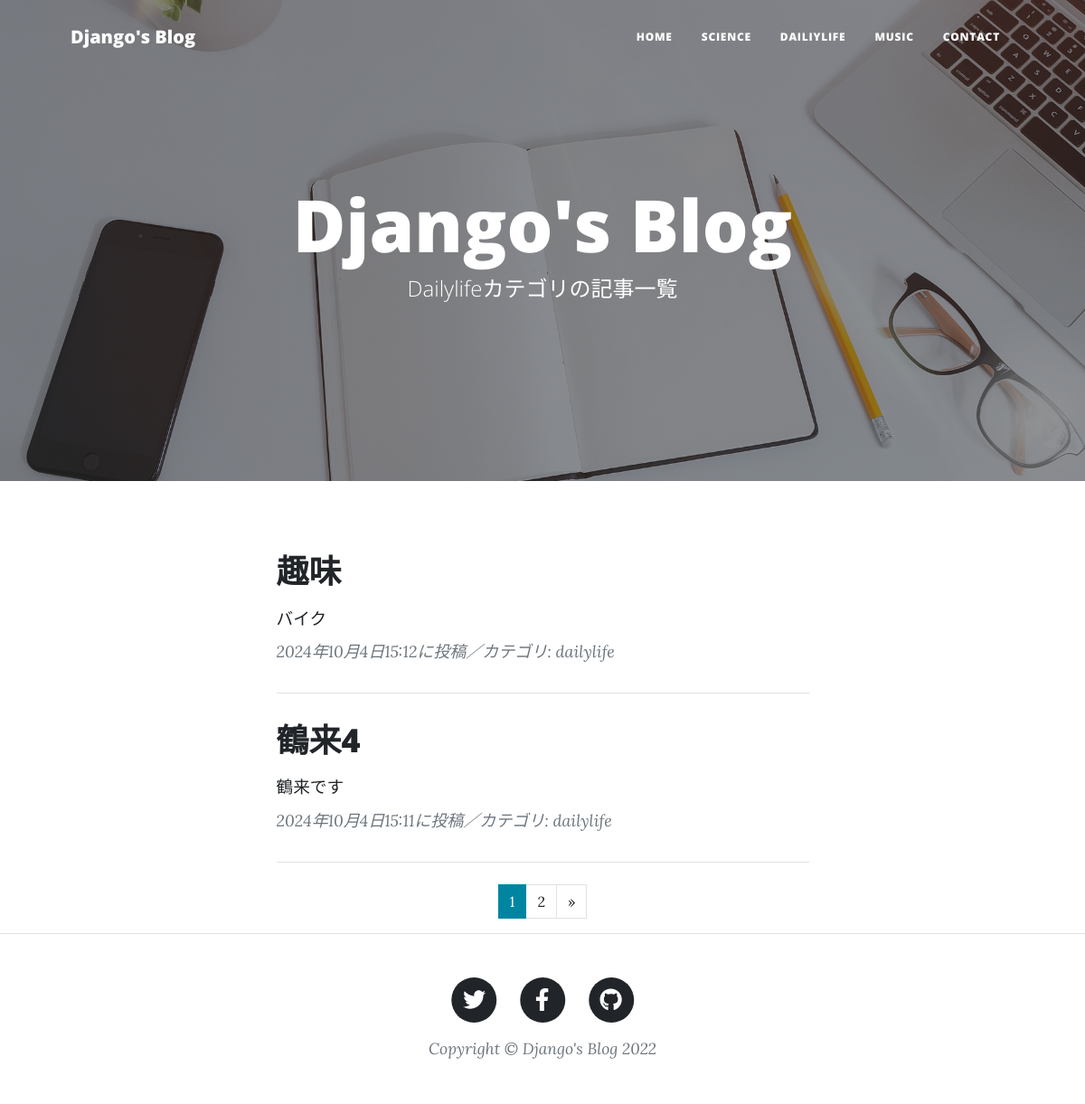
/dailylife-list/, run on the app's committed database.
### blogapp/models.py (models this page shows, shortened)
class BlogPost(models.Model):
    CATEGORY = (('science','科学のこと'),
                ('dailylife','日常のこと'),
                ('music','音楽のこと'))
    title = models.CharField(
        verbose_name='タイトル',
        max_length=200
    )
    content = models.TextField(
        verbose_name='本文'
    )
    posted_at = models.DateTimeField(
        verbose_name='投稿日時',
        auto_now_add=True
    )
    category = models.CharField(
        verbose_name='カテゴリ',
        max_length=50,
        choices=CATEGORY
    )

### blogapp/views.py (the view)
class DailylifeView(ListView):
    template_name ='dailylife_list.html'
    model = BlogPost
    context_object_name = 'dailylife_records'
    queryset = BlogPost.objects.filter(
        category='dailylife').order_by('-posted_at')
    paginate_by = 2

### blogapp/templates/dailylife_list.html (shortened to what this page needs)
{% extends 'base.html' %}
{% load static %}
{% block header %}
<header class="masthead" style="background-image: url({% static 'assets/img/home-bg.jpg' %})">
    <div class="container position-relative px-4 px-lg-5">
       <div class="row gx-4 gx-lg-5 justify-content-center">
          <div class="col-md-10 col-lg-8 col-xl-7">
             <div class="site-heading">
                    <h1>Django's Blog</h1>
                    <span class="subheading">
                        Dailylifeカテゴリの記事一覧</span>
                </div>
            </div>
        </div>
    </div>
</header>
{% endblock %}
         {% block contents %}
        <div class="container px-4 px-lg-5">
            <div class="row gx-4 gx-lg-5 justify-content-center">
                <div class="col-md-10 col-lg-8 col-xl-7">
                    {% for record in dailylife_records %}
                    <div class="post-preview">
                        <a href="{% url 'blogapp:blog_detail' record.pk %}">
                            <h2 class="post-title">
                                {{record.title}}</h2>
                            <h3 class="post-subtitle">
                                <span style="font-size : 14pt">
                                    {{record.content|truncatechars:50}}
                                </span>
                            </h3>
                        </a>
                        <p class="post-meta">
                            {{record.posted_at}}に投稿／カテゴリ:
                            {{record.category}}</p>
                    </div>
                    <hr class="my-4" />
                    {% endfor %}
                    {% include 'pagination.html' %}
                    </div>
                </div>
            </div>
        {% endblock %}

### data on the page
BlogPost: title "趣味", content "バイク", posted_at "2024年10月4日15:12", category "dailylife"
BlogPost: title "鶴来4", content "鶴来です", posted_at "2024年10月4日15:11", category "dailylife"

### other printed values
{{ num }} "1"
{{ num }} "2"
